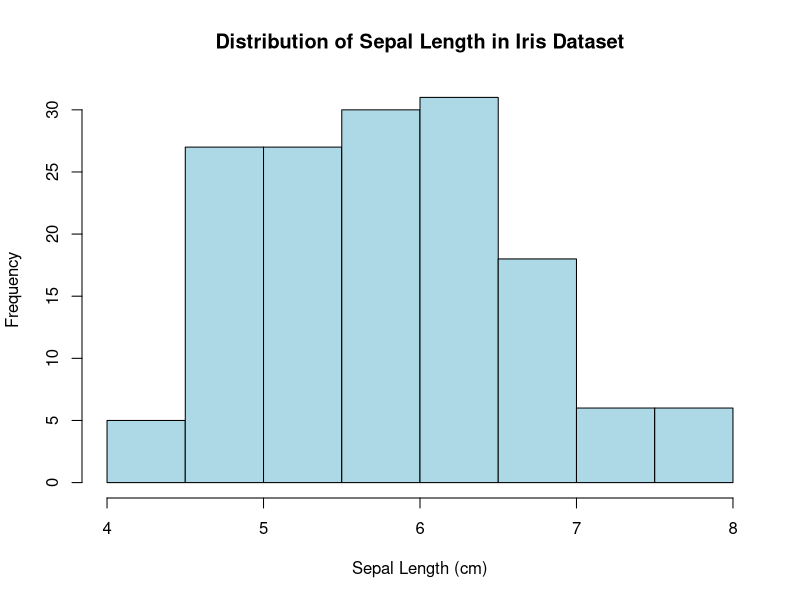
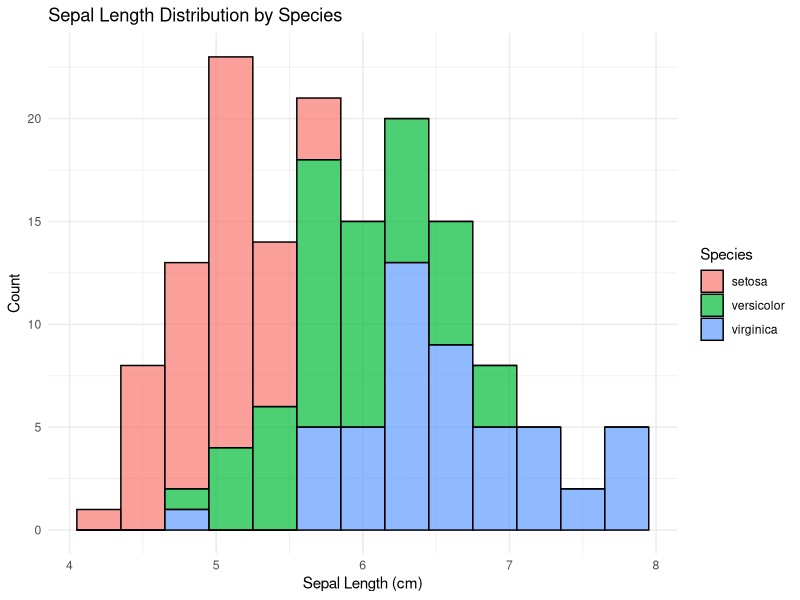
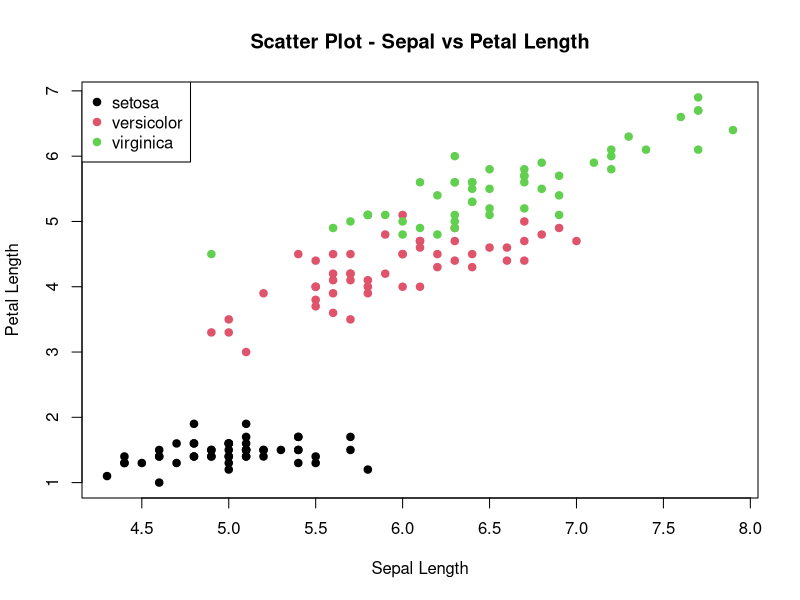
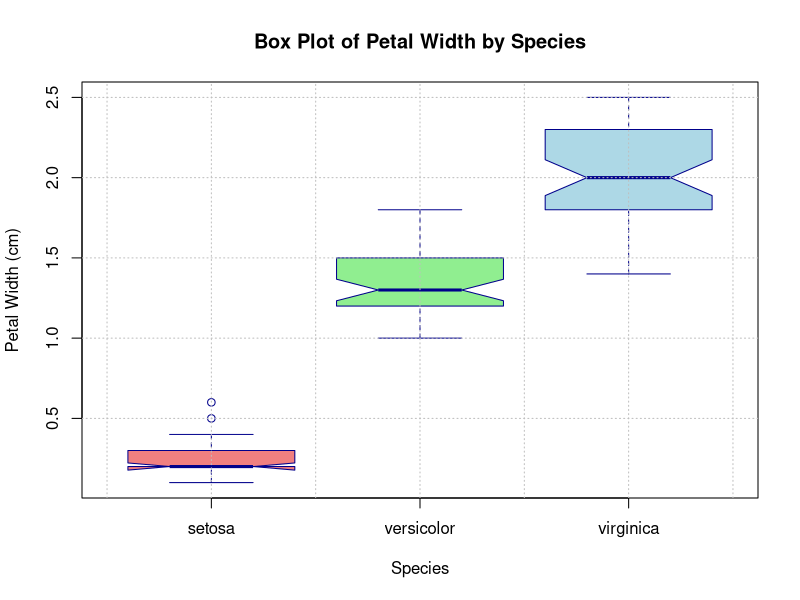
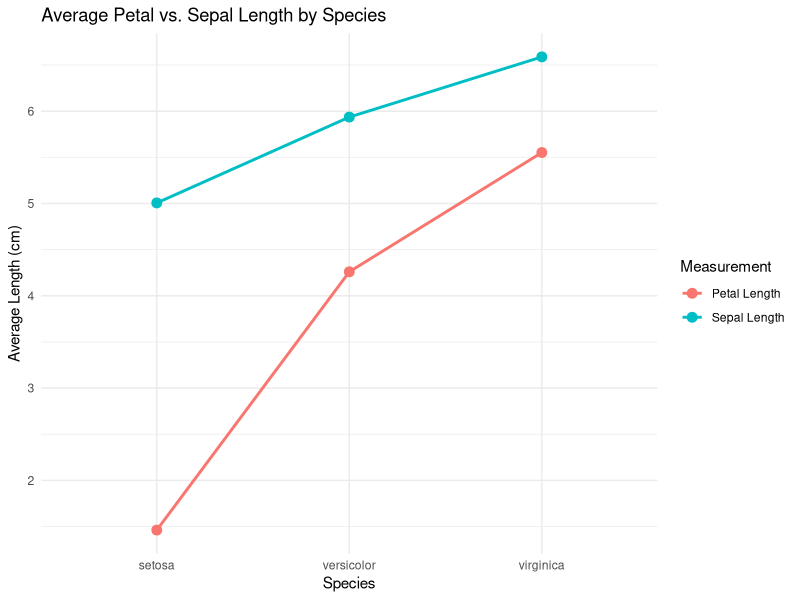
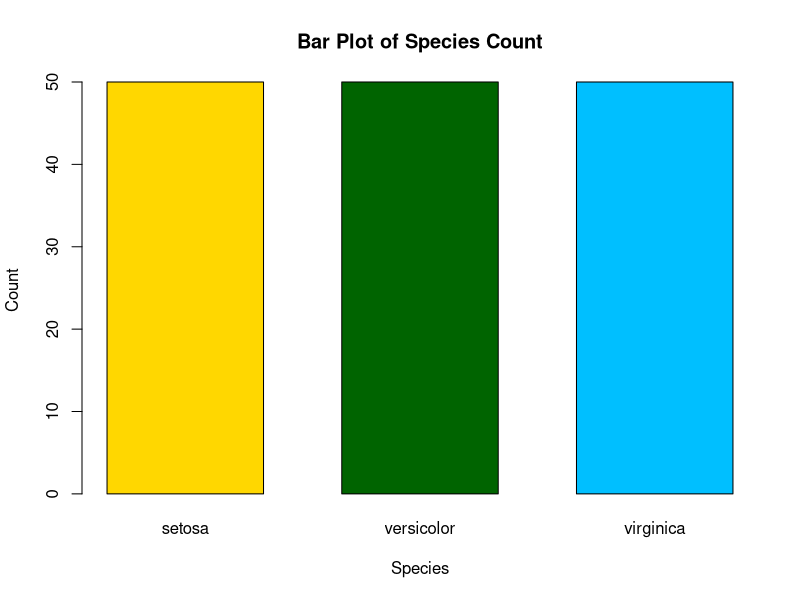
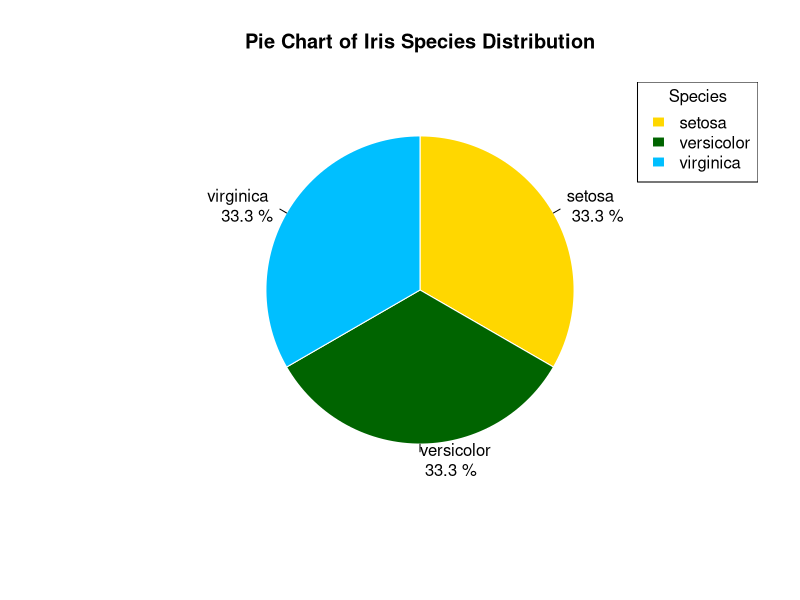
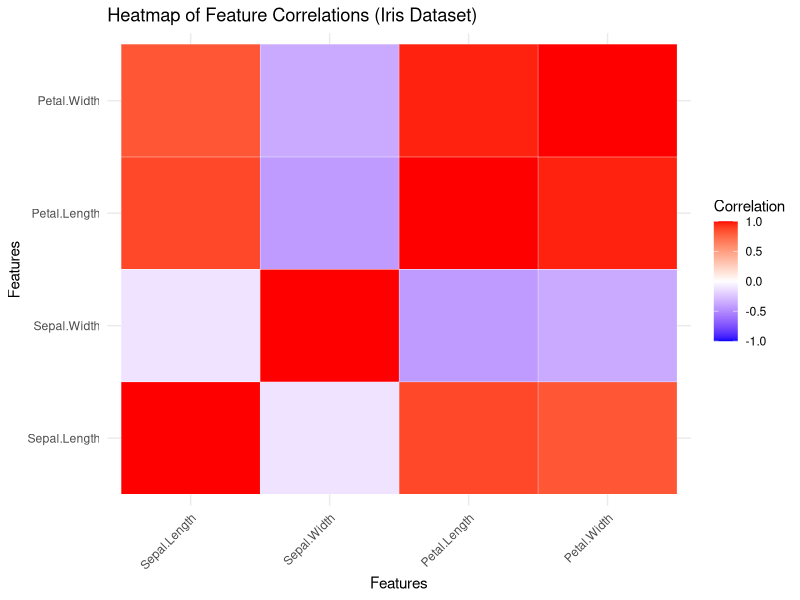

Write R code to recreate these figures, in order.
# ====================================================================
# lab10_obsidian.R
# Collaborative R Visualization Project
# Dataset: iris 
# Team Members:
# Rudresh 2330
# Sangana Ibrampurkar 2310
# Sanika Hoble 2309
# Unnat Umerye 2303
# Shripad Chodankar 2317
# Rakshita Kubal 2319 
# Adhit Amonkar 2304
# ====================================================================
# Load dataset
data(iris)

# View structure
str(iris)

# 1. Histogram - Distribution of Sepal Length
# View structure
str(iris)

# Histogram for Sepal.Length
hist(iris$Sepal.Length,
     main = "Distribution of Sepal Length in Iris Dataset",
     xlab = "Sepal Length (cm)",
     ylab = "Frequency",
     col = "lightblue",
     border = "black")

library(ggplot2)
ggplot(iris, aes(x = Sepal.Length, fill = Species)) +
  geom_histogram(binwidth = 0.3, color = "black", alpha = 0.7) +
  labs(title = "Sepal Length Distribution by Species",
       x = "Sepal Length (cm)",
       y = "Count") +
  theme_minimal()


# 2. Scatter Plot - Sepal vs Petal Length
plot(iris$Sepal.Length, iris$Petal.Length,
     main = "Scatter Plot - Sepal vs Petal Length",
     xlab = "Sepal Length",
     ylab = "Petal Length",
     col = iris$Species,
     pch = 19)
legend("topleft", legend = unique(iris$Species), col = 1:3, pch = 19)


# 3. Box Plot - Petal Width by Species
# Description:
# This box plot visualizes the distribution of Petal Width for each species in the iris dataset.
# It helps identify the spread, median, and any potential outliers.

# Display first few rows to understand structure
head(iris)

# Box Plot to compare Petal Width across Species
boxplot(Petal.Width ~ Species,
        data = iris,
        main = "Box Plot of Petal Width by Species",
        xlab = "Species",
        ylab = "Petal Width (cm)",
        col = c("lightcoral", "lightgreen", "lightblue"),
        border = "darkblue",
        notch = TRUE)  #Adds notches to show median confidence interval
# Add grid lines for better readability
grid(nx = NULL, ny = NULL, col = "grey", lty = "dotted")

# Explanation :
# 1. Each box represents the interquartile range (IOR) of Petal Width for a species.
# 2. The horizontal line inside each box is the median Petal Width.
# 3. The whiskers show variability outside the upper and lower quartiles.
# 4. Points outside the whiskers (if any) represent outliers.
# 5. From the plot, we observe:
#    - Iris-setosa has the smallest and least variable petal width.
#    - Iris-versicolor shows moderate spread.
#    - Iris-virginica has the largest petal width range. 


# 4. Line Plot - Comparing Average petal and sepal lenght of all 3 species
ggplot(iris, aes(x = Species, group = 1)) + 
  

  stat_summary(aes(y = Petal.Length, color = "Petal Length"),
               fun = mean, geom = "line", lwd = 1) +
  stat_summary(aes(y = Petal.Length, color = "Petal Length"),
               fun = mean, geom = "point", size = 3) +
  

  stat_summary(aes(y = Sepal.Length, color = "Sepal Length"),
               fun = mean, geom = "line", lwd = 1) +
  stat_summary(aes(y = Sepal.Length, color = "Sepal Length"),
               fun = mean, geom = "point", size = 3) +
  

  labs(title = "Average Petal vs. Sepal Length by Species",
       y = "Average Length (cm)",
       color = "Measurement") + 
  theme_minimal()



# 5. Bar Plot - Count of Each Species
species_count <- table(iris$Species)

barplot(species_count,
        main = "Bar Plot of Species Count",
        xlab = "Species",
        ylab = "Count",
        col = c("gold", "darkgreen", "deepskyblue"),
        border = "black",
        space = 0.5)

# 6. Pie Chart - Proportion of Each Species
species_count <- table(iris$Species)

# Create pie chart
pie(species_count,
    labels = paste(names(species_count), "\n", round(100 * species_count / sum(species_count), 1), "%"),
    main = "Pie Chart of Iris Species Distribution",
    col = c("gold", "darkgreen", "deepskyblue"),
    border = "white",
    clockwise = TRUE)

# Add legend
legend("topright",
       legend = names(species_count),
       fill = c("gold", "darkgreen", "deepskyblue"),
       border = "white",
       title = "Species")


# 7. Heat Map 
library(reshape2)

# Compute correlation matrix
cor_matrix <- cor(iris[, 1:4])

# Melt correlation matrix for ggplot2
melted_cor <- melt(cor_matrix)

# Create heatmap
ggplot(melted_cor, aes(x = Var1, y = Var2, fill = value)) +
  geom_tile(color = "white") +
  scale_fill_gradient2(low = "blue", high = "red", mid = "white",
                       midpoint = 0, limit = c(-1, 1),
                       name = "Correlation") +
  theme_minimal() +
  labs(title = "Heatmap of Feature Correlations (Iris Dataset)",
       x = "Features", y = "Features") +
  theme(axis.text.x = element_text(angle = 45, vjust = 1, hjust = 1))
